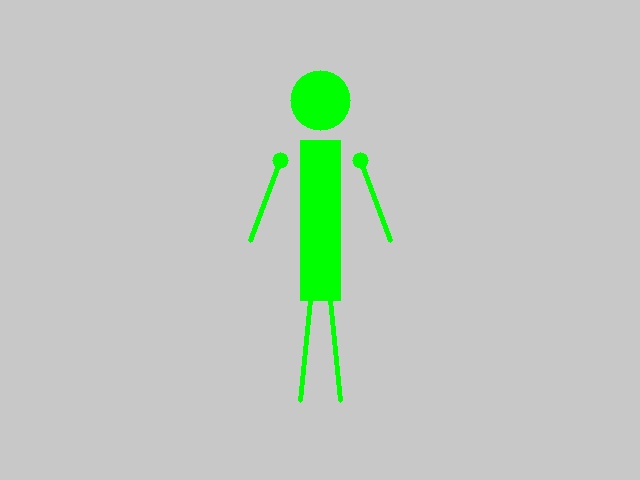
#> input picture test_frame.jpg, 640 x 480 px, given in place of the camera
$ python simple_pose_visualization.py
#> lines starting #> are read from the running program, lines starting #| are printed output that depends on the picture; after the words box and inside, x2 and y2 are one past the last pixel; in counts of white or black regions, pixels touching at a corner belong together
"""
Simple Pose Visualization using Background Subtraction and Contours.
"""

import cv2
import numpy as np
import os
from datetime import datetime
from collections import deque

def main():
    print("Simple Pose Visualization")
    print("=" * 60)
    print("This creates a silhouette-based pose visualization")
    print("=" * 60)

    # Initialize camera
    cap = cv2.VideoCapture(0)
    if not cap.isOpened():
        print("ERROR: Cannot open camera")
        return

    cap.set(cv2.CAP_PROP_FRAME_WIDTH, 1280)
    cap.set(cv2.CAP_PROP_FRAME_HEIGHT, 720)
    cap.set(cv2.CAP_PROP_FPS, 30)

    width = int(cap.get(cv2.CAP_PROP_FRAME_WIDTH))
    height = int(cap.get(cv2.CAP_PROP_FRAME_HEIGHT))

    print(f"Camera resolution: {width}x{height}")
    print("\nControls:")
    print("  'q' - Quit")
    print("  's' - Save frame")
    print("  'e' - Edge detection mode")
    print("  'c' - Contour mode")
    print("  'b' - Background subtraction mode")
    print("=" * 60)

    # Background subtractor
    fgbg = cv2.createBackgroundSubtractorMOG2(detectShadows=False)

    fps_buffer = deque(maxlen=30)
    frame_count = 0
    import time
    start_time = time.time()

    mode = "contour"  # contour, edge, background

    while True:
        ret, frame = cap.read()
#> frame is the input picture: shape (480, 640, 3); mean B, G, R 192.5, 202.1, 192.5
        if not ret:
            break

        frame = cv2.flip(frame, 1)

        # Apply Gaussian blur
        blurred = cv2.GaussianBlur(frame, (21, 21), 0)
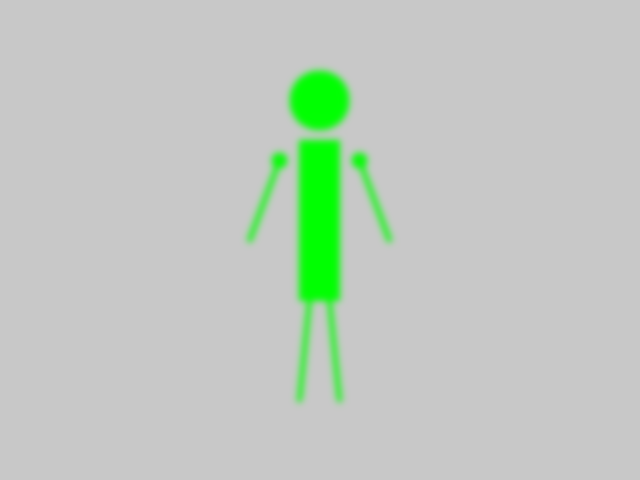
#> blurred: shape (480, 640, 3); mean B, G, R 192.5, 202.1, 192.5

        # Convert to grayscale
        gray = cv2.cvtColor(blurred, cv2.COLOR_BGR2GRAY)
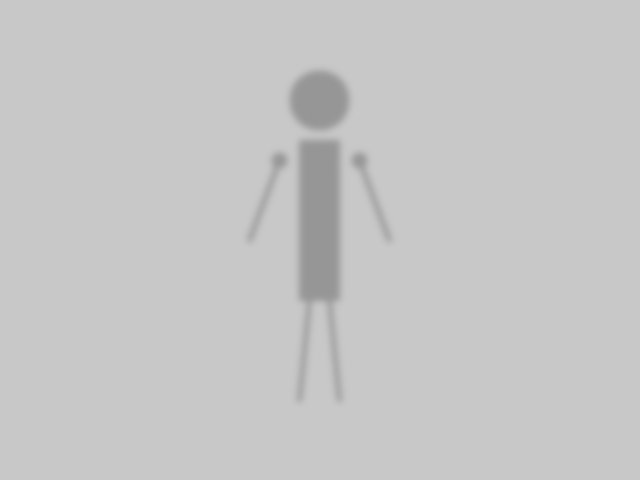
#> gray: shape (480, 640); min 150, max 200, mean 198.1

        # Process based on mode
        if mode == "edge":
            # Canny edge detection
            edges = cv2.Canny(gray, 100, 200)
            display = cv2.cvtColor(edges, cv2.COLOR_GRAY2BGR)
            display_copy = frame.copy()
            cv2.drawContours(display_copy, cv2.findContours(edges, cv2.RETR_EXTERNAL, cv2.CHAIN_APPROX_SIMPLE)[0], -1, (0, 255, 0), 2)

        elif mode == "background":
            # Background subtraction
            fgmask = fgbg.apply(frame)
            kernel = cv2.getStructuringElement(cv2.MORPH_ELLIPSE, (5, 5))
            fgmask = cv2.morphologyEx(fgmask, cv2.MORPH_CLOSE, kernel)

            display = frame.copy()
            contours, _ = cv2.findContours(fgmask, cv2.RETR_EXTERNAL, cv2.CHAIN_APPROX_SIMPLE)

            for contour in contours:
                area = cv2.contourArea(contour)
                if area > 500:  # Filter out small contours
                    cv2.drawContours(display, [contour], 0, (0, 255, 0), 2)

                    # Draw bounding box
                    x, y, w, h = cv2.boundingRect(contour)
                    cv2.rectangle(display, (x, y), (x + w, y + h), (255, 0, 0), 2)

            display_copy = display

        else:  # contour mode (default)
            # Binary threshold
            _, binary = cv2.threshold(gray, 127, 255, cv2.THRESH_BINARY_INV + cv2.THRESH_OTSU)
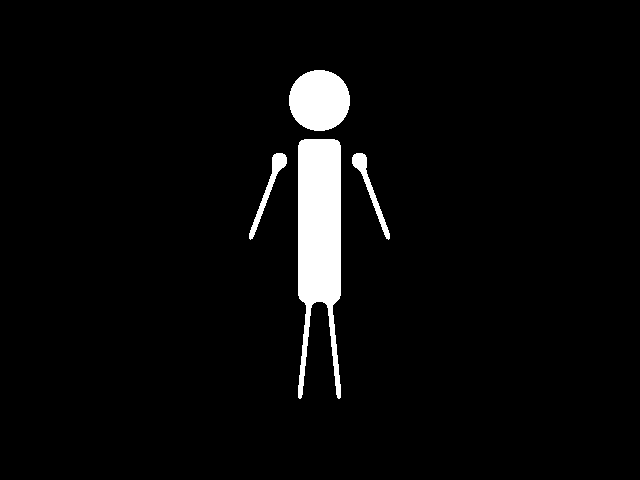
#> binary: shape (480, 640); 4% white; 4 white regions, box (x1, y1, x2, y2) and area: (298, 139, 341, 399) 7977, (289, 70, 350, 131) 2949, (249, 153, 287, 240) 626, (352, 153, 390, 240) 623

            # Morphological operations
            kernel = cv2.getStructuringElement(cv2.MORPH_ELLIPSE, (5, 5))
            binary = cv2.morphologyEx(binary, cv2.MORPH_CLOSE, kernel)
#> binary: shape (480, 640); 4% white; 4 white regions, box (x1, y1, x2, y2) and area: (298, 139, 341, 399) 7977, (289, 70, 350, 131) 2949, (249, 153, 287, 240) 626, (352, 153, 390, 240) 625
            binary = cv2.morphologyEx(binary, cv2.MORPH_OPEN, kernel)
#> binary: shape (480, 640); 3.9% white; 4 white regions

            # Find contours
            contours, _ = cv2.findContours(binary, cv2.RETR_EXTERNAL, cv2.CHAIN_APPROX_SIMPLE)
#> contours = 4 contours; box (x1, y1, x2, y2) and area: (298, 139, 341, 396) 7574, (289, 70, 350, 131) 2862, (249, 153, 287, 238) 528, (352, 153, 390, 238) 526

            display_copy = frame.copy()

            for contour in contours:
                area = cv2.contourArea(contour)
                if area > 500:  # Filter small contours
                    # Draw filled contour (person silhouette)
                    cv2.drawContours(display_copy, [contour], 0, (0, 255, 0), 2)

                    # Find hull for skeleton-like representation
                    hull = cv2.convexHull(contour)
                    cv2.drawContours(display_copy, [hull], 0, (255, 0, 0), 1)

                    # Get approx polygon for simplified shape
                    epsilon = 0.02 * cv2.arcLength(contour, True)
                    approx = cv2.approxPolyDP(contour, epsilon, True)

                    # Draw circles at key points
                    for point in approx:
                        cv2.circle(display_copy, tuple(point[0]), 5, (0, 0, 255), -1)
#> this loop made 4 passes
#> (area, epsilon) on passes 1 to 4: (526.5, 4.1), (527.5, 4.1), (7574.5, 15.51), (2862, 4)
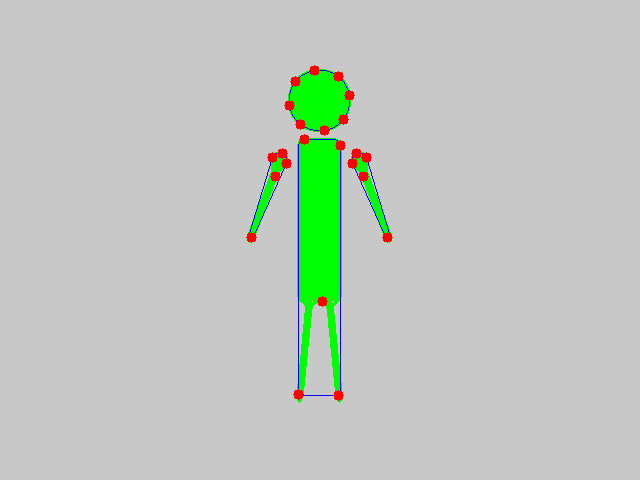
#> display_copy: shape (480, 640, 3); mean B, G, R 191.2, 200.3, 191.9

        # Calculate FPS
        frame_count += 1
        elapsed = time.time() - start_time
        if elapsed > 0:
            fps_buffer.append(frame_count / elapsed)
            avg_fps = np.mean(fps_buffer) if fps_buffer else 0

        # Display info
        mode_text = f"Mode: {mode.upper()}"
        cv2.putText(display_copy, mode_text, (10, 30), cv2.FONT_HERSHEY_SIMPLEX, 0.7, (0, 255, 0), 2)
        cv2.putText(display_copy, f"FPS: {avg_fps:.1f}", (width - 200, 30),
                  cv2.FONT_HERSHEY_SIMPLEX, 0.7, (0, 255, 0), 2)
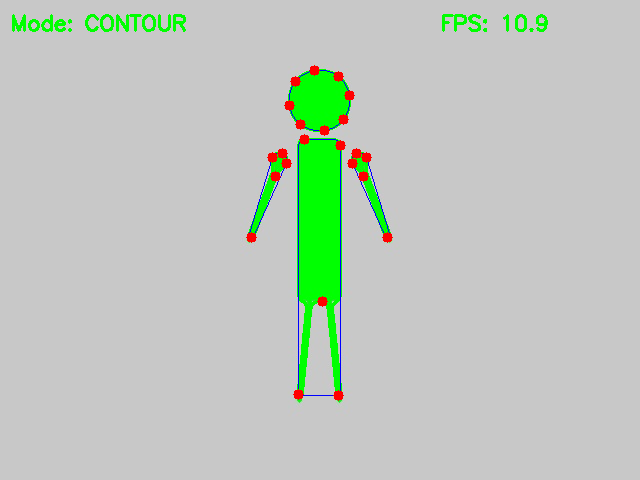
#> display_copy: shape (480, 640, 3); mean B, G, R 189.9, 200.7, 190.6
        cv2.putText(display_copy, "e:edge | c:contour | b:background | q:quit | s:save", (10, height - 10),
                  cv2.FONT_HERSHEY_SIMPLEX, 0.5, (200, 200, 200), 1)

        cv2.imshow("Pose Visualization", display_copy)

        key = cv2.waitKey(1) & 0xFF
#> (key q is pressed here)
        if key == ord('q'):
            print("\nQuitting...")
            break
        elif key == ord('s'):
            timestamp = datetime.now().strftime("%Y%m%d_%H%M%S")
            os.makedirs("pose_captures", exist_ok=True)
            filename = os.path.join("pose_captures", f"pose_{timestamp}.png")
            cv2.imwrite(filename, display_copy)
            print(f"✓ Saved: {filename}")
        elif key == ord('e'):
            mode = "edge"
            print("Mode: EDGE DETECTION")
        elif key == ord('c'):
            mode = "contour"
            print("Mode: CONTOUR")
        elif key == ord('b'):
            mode = "background"
            print("Mode: BACKGROUND SUBTRACTION")

    cap.release()
    cv2.destroyAllWindows()
    print("\n✓ Pose visualization closed.")

if __name__ == "__main__":
    main()
